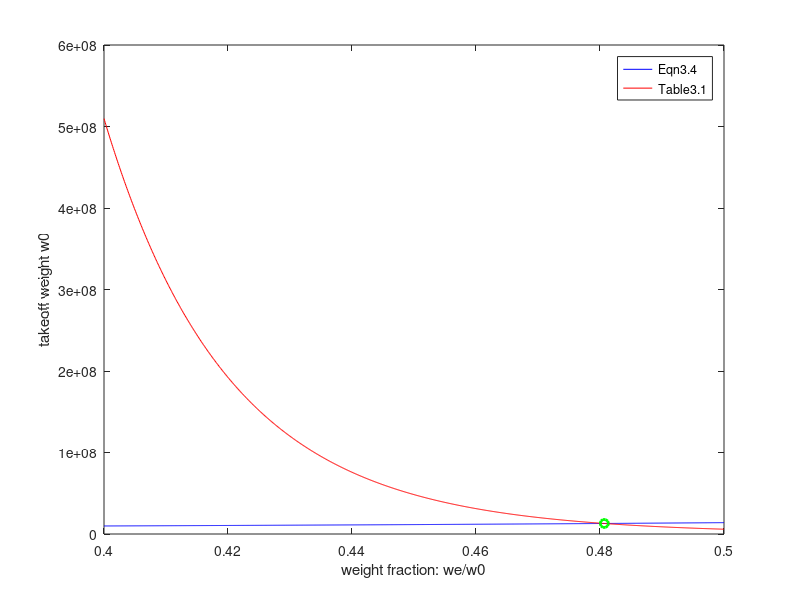
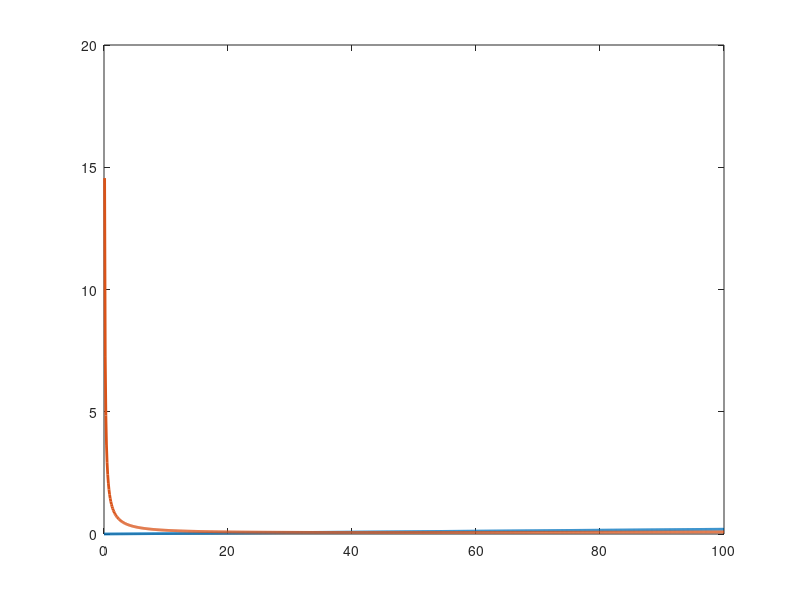

The MATLAB script that drew these images, in order: (Note: this script raises an error after producing the figures.)
clc;
clear all;
close all;

% Cargo = 5400;                       %ft^3
Mcruise = 0.4;                        % cruise Mach number
% Range = 7500;                       % Nautical Miles
% RangeFt = Range * 6076.12;          % nmi to ft
% Alt = 35000;                        % ft
% Altm = Alt*0.3048;                  % m
Vapproach = 100;                    % knots
Vapproachft = Vapproach*1.68781;    % ft/s
%CargoDensity = 10; % lbs/ft^3

TEU_volume = 1172;                  % ft^3
TEU_gross_mass = 56000;             % Loaded mass per TEU
TEU_mass = 4780;                    % lbs
TEU_n = 60;                        % Number of TEUs
Range = 6000;                       % Nautical Miles - LA - Shanghai
RangeFt = Range * 6076.12;          % nmi to ft
Alt = 100;                          % ft ***

W_TEU = TEU_gross_mass*TEU_n;
W_TEU_empty = TEU_mass*TEU_n;

Ncrew = 6;                         % Number of crew
PassWeight = 220;                   % Weight of human in lbs
Wcrew = Ncrew * PassWeight;
Wpayload = Wcrew + W_TEU;

%% Design Gross Takeoff Weight Estimate

L_Dfactor = 1;                  % Propeller most efficient cruise L/D factor
% L_Dfactor = 0.866;              % Turbojet most efficient cruise L/D factor
L_D = 35;                           % Estimate from Raymer
a35000 = 969.16;                    % Speed of sound at 35000ft
Vcruise = Mcruise * a35000; 
SFCcruise = 0.3./(3600);              % Estimate from Raymer from 1/hr to 1/s

W1_0 = 0.95;                        % Takeoff Weight factor *** better estimate?
W3_2 = exp((-RangeFt*SFCcruise)./(Vcruise*L_D*L_Dfactor)); % Breguet range equation
W5_4 = 0.995;                       % Landing Weight factor

Ws_o = W1_0*W3_2*W5_4;    % Whole mission Weight fraction
Wf_o = 1.06.*(1-Ws_o);              % Fuel Weight fraction

C = -0.05; % Flying boat estimation
A = 1.09;
K = 1; % fixed sweep

f = @(x) (Wpayload)./(1-Wf_o-x);  %Eqn 3.4
g = @(x) exp(1./C.*log(1./(A.*K).*x));  %Table 3.1
h = @(x) f(x) - g(x);                   %Function handle for intersection
x_intersect = fzero(h, 0.4);
y_intersect = f(x_intersect);

% range of empty weight fraction
we1 = linspace(0.4,0.5,1000); % we/w0 Box 3.1 0.436 to 0.432

plot(we1,f(we1),'b-',we1,g(we1),'r-',x_intersect,y_intersect,'go','LineWidth',2);
legend('Eqn3.4','Table3.1')
xlabel('weight fraction: we/w0')
ylabel('takeoff weight w0')

TEU_frac_gross = W_TEU_empty./y_intersect;
TEU_frac_empty = W_TEU_empty./(y_intersect.*x_intersect);

%% Thrust to Weight Ratio and Wing Loading 

SweepQuart = 0;                % fig 4.19
ClMax = 1.7;                    % Double slotted flaps (same as 767) fig 5.3
Cdo = 0.0105*0.777;             % For jet aircraft section 5.3.7
AR = 3;                         % Aspect ratio from chapter 3
TOP4 = 300;                     % Takeoff parameter for 4 engines Fig 5.4
e = 0.85;                        % Oswald efficieny factor section 5.3.7
gft = 32;                       % ft/s^2

Vstall = Vapproachft./1.3;

rhosl = 1.225; 
rho_cruise = 1.225;

% [T,a,P,rho_cruise] = atmosisa(Altm);        % Atmosphere data
rho_cruise_ft = rho_cruise./515.37881852553;% Convert to slugs/ft^3

rho_td = 1.225;                             % rho touchdown kg/m^3
rho_td_ft = rho_td./515.37881852553;        % Convert to slugs/ft^3

sigma = rho_td./rhosl;                      % Density ratio

qcruise = 0.5*rho_cruise_ft*Vcruise.^2; % Dynamic pressure at cruise 

vto = 249.333; % ft/s takeoff speed of 737
dhdt = 10; % ft/s climb rate set by FAR 25


f = @(x) x./(TOP4*sigma*ClMax);       % Eqn 5.9, f = W/S, x = T/W, Takeoff
g = @(x) ((qcruise*Cdo)./x) + x.*(1./(qcruise.*pi.*AR.*e)); % Eq 5.24, g = W/S, Cruise
W_Sstall = Vstall.^2*rho_td_ft*ClMax*0.5; % Relation between W/S and Vstall, Stall

W_S = linspace(0,100,1000);         % W/S from 0 to 200

figure()
plot(W_S,f(W_S),'LineWidth',2)
hold on
plot(W_S,g(W_S),'LineWidth',2)
hold on
xline(W_Sstall,'LineWidth',2)
legend('Takeoff','Cruise','VStall')
xlabel('W/S - Wing Loading (lb/ft^2)')
ylabel('T/W - Thrust to Weight ratio')

ylim([0,0.4])
xlim([0,100])

W_Sgraph = 35; % Selected W_S and T_W from graph
T_Wgraph = 0.08;

Sref = y_intersect/W_Sgraph; % Reference area from graph ft^2 

b = sqrt(Sref*AR); % Wing span 

%% Plane sizing

a = 0.67; % Table 6.3 for general aviation - twin engine 
C = 0.43;

fuselage_length_raymer = a*y_intersect.^C; % ft


Thrust_req = T_Wgraph .* y_intersect; % Total thrust required in lbf
Thrust_per_engine = Thrust_req/2;